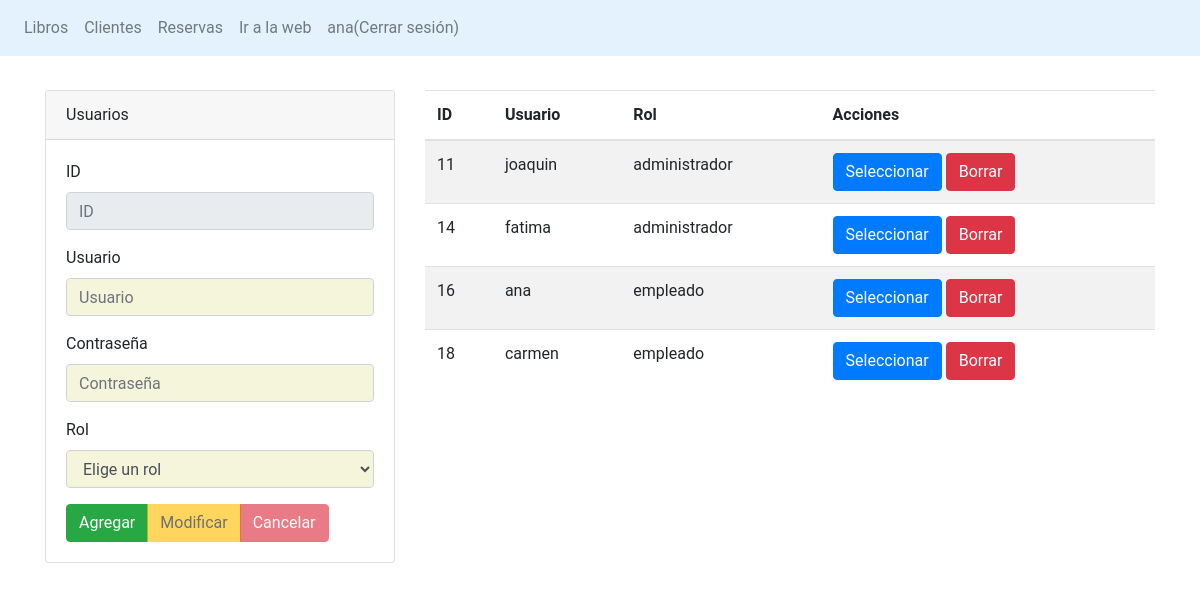
/administrador/usuarios.php (signed in), run on the app's committed database.
### tables this page shows
CREATE TABLE `usuarios` (
  `id` int(11) NOT NULL,
  `usuario` varchar(30) NOT NULL,
  `contrasenia` varchar(255) NOT NULL,
  `rol` varchar(20) NOT NULL
);

### config/UsuariosDAO.php (called while the page is built, shortened)
<?php
    require("conexion.php");
    $querySelect=$conexion->prepare("SELECT * FROM usuarios");
    $querySelect->execute();
    $resultados=$querySelect->fetchAll(PDO::FETCH_ASSOC);
?>

### administrador/usuarios.php (the view, shortened to what this page needs)
<?php include('template/header.php'); ?>
<?php
    $txtID=(isset($_POST['txtID']))?$_POST['txtID']:"";
    $txtUsuario=(isset($_POST['txtUsuario']))?$_POST['txtUsuario']:"";
    $txtContrasenia=(isset($_POST['txtContrasenia']))?$_POST['txtContrasenia']:"";
    $accion=(isset($_POST['accion']))?$_POST['accion']:"";
    require ("../config/UsuariosDAO.php");
?>
                <div class="col-md-4">
                    <div class="card">
                        <div class="card-header">
                            Usuarios
                        </div>
                        <div class="card-body">
                            <form method="POST">
                            <div class = "form-group">
                            <label for="txtID">ID</label>
                            <input type="text" required readonly class="form-control" name="txtID" value="<?php echo $txtID; ?>" id="txtID" placeholder="ID">
                            </div>
                            <div class="form-group">
                            <label for="txtNombre">Usuario</label>
                            <input type="text" required class="form-control formulario-input" name="txtUsuario" value="<?php echo $txtUsuario; ?>" id="txtUsuario" placeholder="Usuario">
                            </div>
                            <div class="form-group">
                            <label for="txtAutor">Contraseña</label>
                            <input type="password" required class="form-control formulario-input" name="txtContrasenia" value="<?php echo $txtContrasenia; ?>" id="txtContrasenia" placeholder="Contraseña">
                            </div>
                            <div class="form-group">
                            <label for="txtRol">Rol</label>
                            <select class="form-control formulario-input" required name="txtRol" id="txtRol">
                                <option value="">Elige un rol</option>
                            </select>
                            </div>
                            <div class="btn-group" role="group" aria-label="">
                                <button type="submit" value="Agregar" name="accion" <?php echo ($accion=="Seleccionar")?"disabled":""; ?> class="btn btn-success">Agregar</button>
                                <button type="submit" value="Modificar" name="accion" <?php echo ($accion!="Seleccionar")?"disabled":""; ?> class="btn btn-warning">Modificar</button>
                                <button type="submit" value="Cancelar" name="accion" <?php echo ($accion!="Seleccionar")?"disabled":""; ?> class="btn btn-danger">Cancelar</button>
                            </div>
                            </form>
                        </div>
                    </div>
                </div>
                <div class="col-md-8">
                    <table class="table table-striped">
                        <thead>
                            <tr>
                                <th>ID</th>
                                <th>Usuario</th>
                                <th>Rol</th>
                                <th>Acciones</th>
                            </tr>
                        </thead>
                        <tbody>
                            <?php foreach($resultados as $resultado){ ?>
                            <tr>
                                <td><?php echo $resultado['id']; ?></td>
                                <td><?php echo $resultado['usuario']; ?></td>
                                <td><?php echo $resultado['rol']; ?></td>
                                <td>
                                    <form method="post">
                                        <input type="submit" name="accion" value="Seleccionar" class="btn btn-primary"/>
                                        <button type="button" class="btn btn-danger" data-toggle="modal" data-target="#exampleModal<?php echo $resultado['id']; ?>">Borrar</button>
                                    </form>
                                </td>
                            </tr>
                            <?php } ?>
                        </tbody>
                    </table>
                </div>
<?php include('template/footer.php'); ?>

### assets/css/style.css (style rules this page uses)
body { font-family: 'Roboto', sans-serif; }
.formulario-input { background-color: beige; }

### data on the page
usuarios: id "11", usuario "joaquin", rol "administrador"
usuarios: id "14", usuario "fatima", rol "administrador"
usuarios: id "16", usuario "ana", rol "empleado"
usuarios: id "18", usuario "carmen", rol "empleado"

### other printed values
$_SESSION["usuario_id"] "ana"
